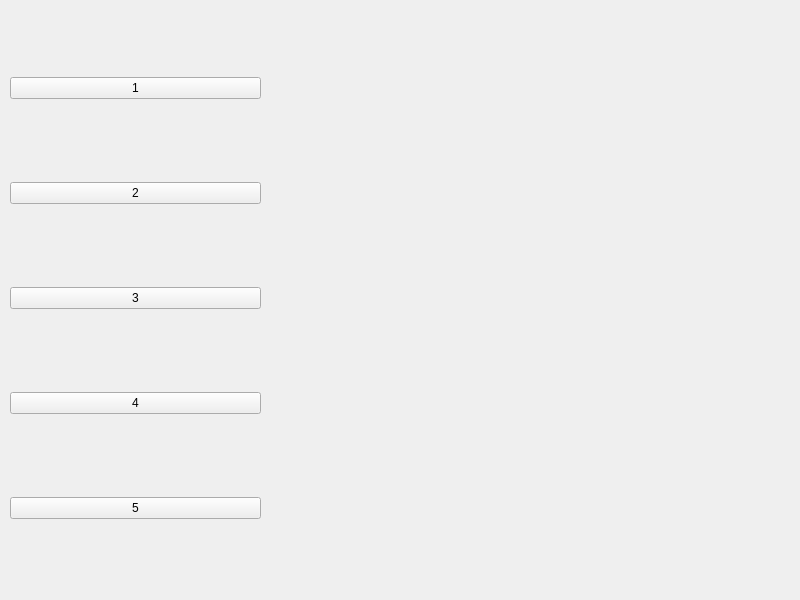
<?xml version="1.0" encoding="UTF-8"?>
<ui version="4.0">
 <class>Widget</class>
 <widget class="QWidget" name="Widget">
  <property name="geometry">
   <rect>
    <x>0</x>
    <y>0</y>
    <width>800</width>
    <height>600</height>
   </rect>
  </property>
  <property name="windowTitle">
   <string>Widget</string>
  </property>
  <widget class="QWidget" name="verticalLayoutWidget_2">
   <property name="geometry">
    <rect>
     <x>10</x>
     <y>0</y>
     <width>251</width>
     <height>601</height>
    </rect>
   </property>
   <layout class="QVBoxLayout" name="verticalLayout_3">
    <item>
     <widget class="QPushButton" name="pushButton_5">
      <property name="text">
       <string>1</string>
      </property>
     </widget>
    </item>
    <item>
     <widget class="QPushButton" name="pushButton_8">
      <property name="text">
       <string>2</string>
      </property>
     </widget>
    </item>
    <item>
     <widget class="QPushButton" name="pushButton_6">
      <property name="text">
       <string>3</string>
      </property>
     </widget>
    </item>
    <item>
     <widget class="QPushButton" name="pushButton_7">
      <property name="text">
       <string>4</string>
      </property>
     </widget>
    </item>
    <item>
     <widget class="QPushButton" name="pushButton_4">
      <property name="text">
       <string>5</string>
      </property>
     </widget>
    </item>
   </layout>
  </widget>
 </widget>
 <resources/>
 <connections/>
</ui>
